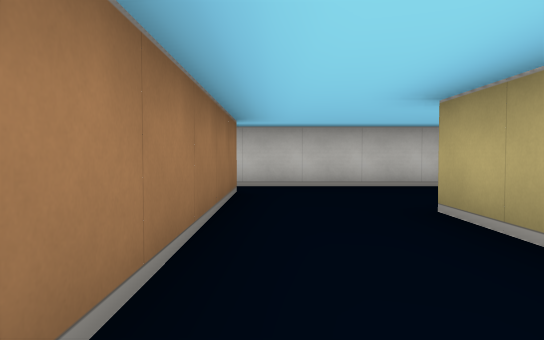
view 1 (above)

16 first-person views from a walk through a cub3D ray-caster map. The camera is about half as high as the walls, tilts 2° down and sees 70° across. The floor is counted in squares. Each view is taken from the middle of a square. On the plan, view 1 faces up. The plan holds only what a view shows up to about 9 squares ahead; the rest is blank.

view 2
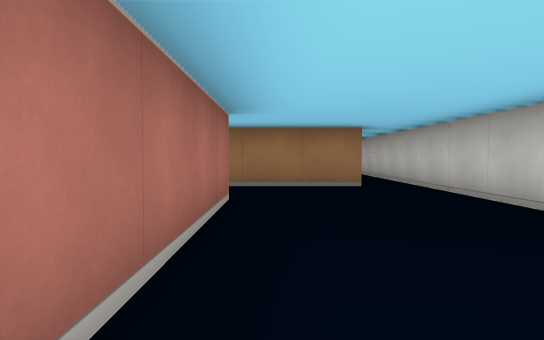

view 3
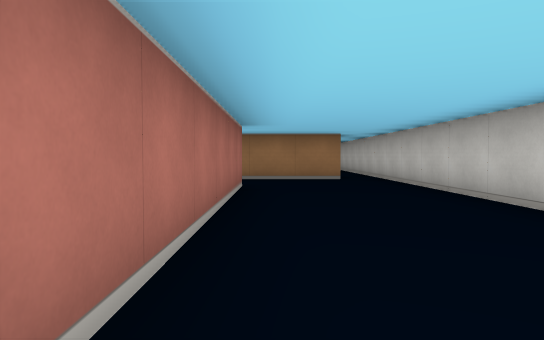

view 4
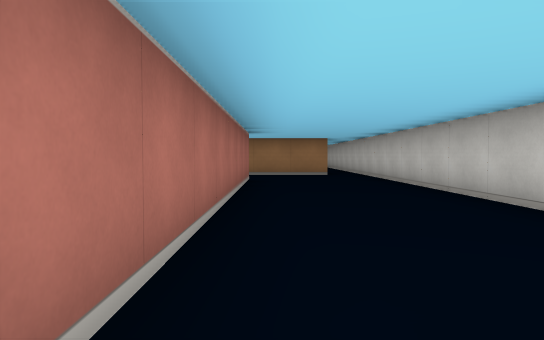

view 5
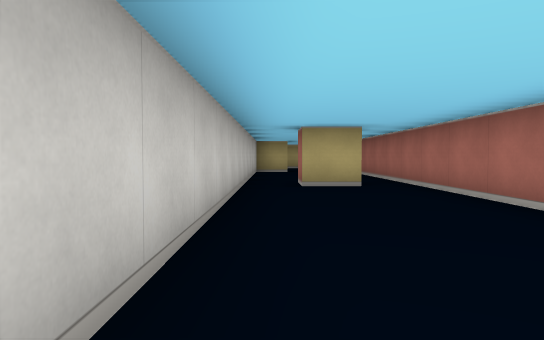

view 6
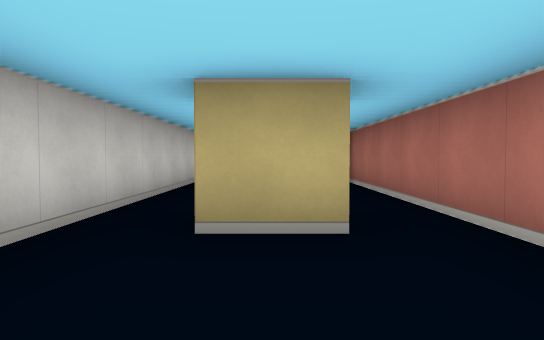

view 7
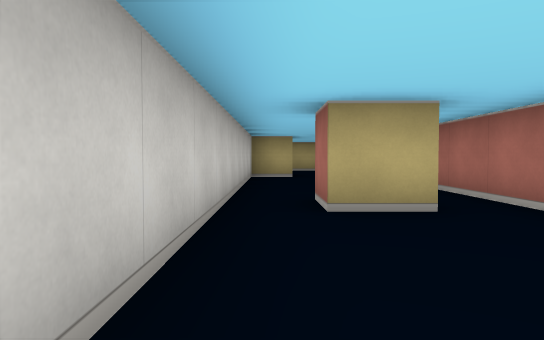

view 8
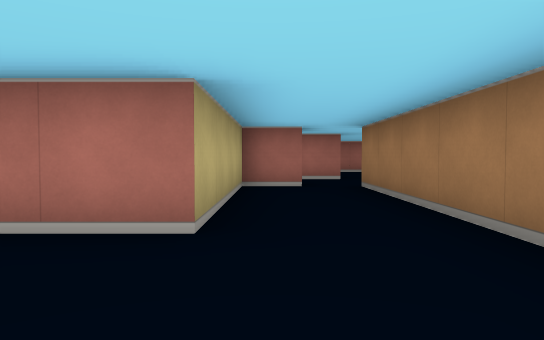

view 9
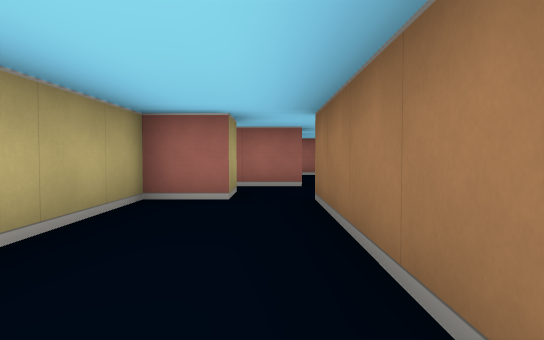

view 10
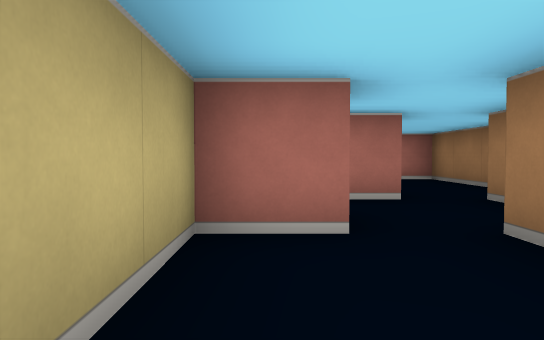

view 11
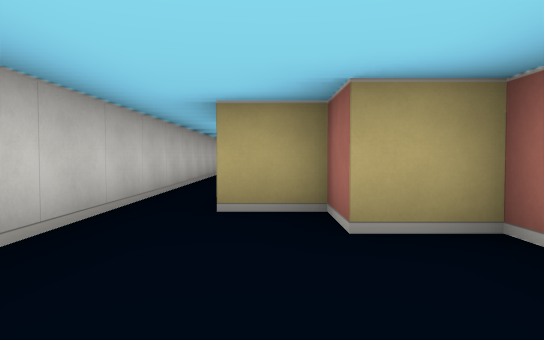

view 12
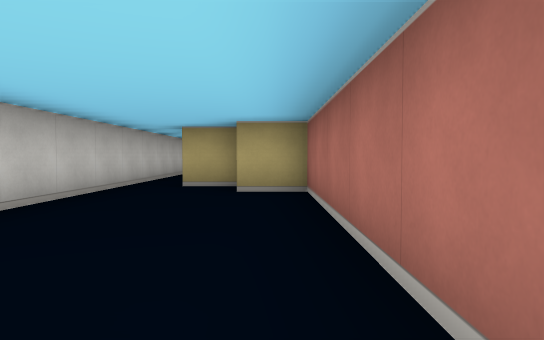

view 13
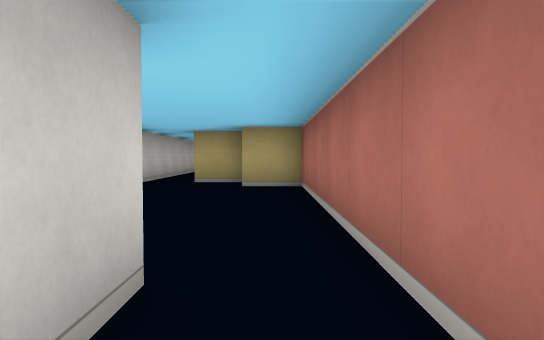

view 14
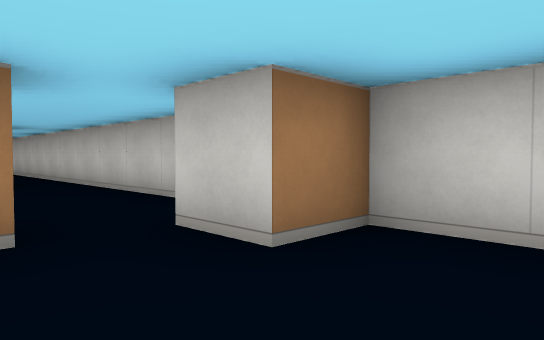

view 15
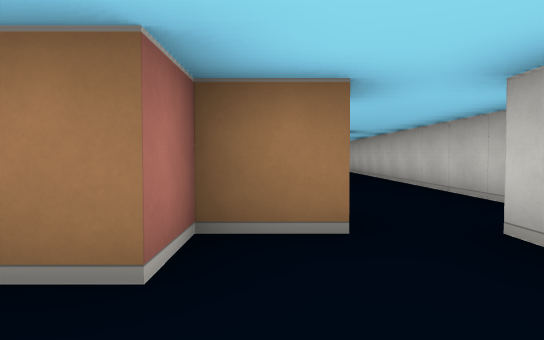

view 16
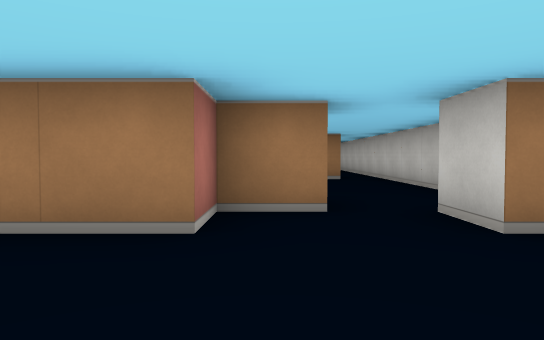

### Floor plan
Points are (right, up) in squares from view 1. A wall is a line through its corners. A room is listed if a view was taken in it or the views show most of it. See-through windows are left out.
Room 1 (views 1, 2, 3, 4, 5, 6, 7, 8, 9, 10)
walls: (9.5, 4.4) (9.5, 5.5) (10.5, 5.5) (10.5, 5.1); (-0.5, 5.6) (-0.5, -0.5); (0.5, -0.5) (1.5, -0.5) (1.5, 3.5) (14.5, 3.5); (15, 6.5) (-2.5, 6.5)
Room 2 (views 11, 12, 13)
walls: (-9.4, 3.5) (-3.5, 3.5) (-3.5, 4.5) (-2.5, 4.5) (-2.5, 5.5); (-8.5, 4.5) (-9.4, 4.5); (-2.5, 6.5) (-5.5, 6.5)
Room 3 (views 14, 15, 16)
walls: (15.5, 4.6) (15.5, 3.5) (16.5, 3.5) (16.5, 2.1); (17.6, 6.5) (16.5, 6.5) (16.5, 5.5) (15.5, 5.5)

Positions as (right, up) in squares from view 1, and headings:
1: (0, 0), facing up
2: (6, 4), facing left
3: (8, 4), facing left
4: (10, 4), facing left
5: (3, 6), facing right
6: (7, 5), facing right
7: (6, 6), facing right
8: (1, 6), facing down
9: (0, 4), facing down
10: (1, 2), facing down
11: (-6, 5), facing right
12: (-9, 4), facing right
13: (-10, 4), facing right
14: (18, 4), facing up-left
15: (18, 4), facing left
16: (19, 4), facing left
